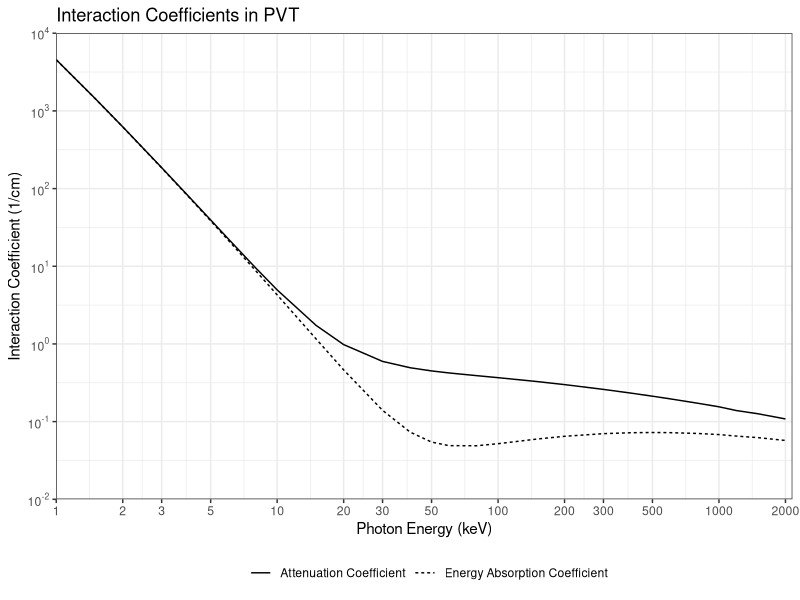

Recreate this plot in R.
library(ggplot2)

pvt_atten <-
    data.frame(
        E_MeV = c(
            1.0E-03, 1.5E-03, 2.0E-03, 3.0E-03, 4.0E-03, 5.0E-03, 6.0E-03,
            8.0E-03, 1.0E-02, 1.5E-02, 2.0E-02, 3.0E-02, 4.0E-02, 5.0E-02,
            6.0E-02, 8.0E-02, 1.0E-01, 1.5E-01, 2.0E-01, 3.0E-01, 4.0E-01,
            5.0E-01, 6.0E-01, 8.0E-01, 1.0E+00, 1.2E+00, 1.5E+00, 2.0E+00,
            3.0E+00, 4.0E+00, 5.0E+00, 6.0E+00, 8.0E+00, 1.0E+01, 1.5E+01,
            2.0E+01),
        mum = c(
            2.024E+03, 6.409E+02, 2.770E+02, 8.270E+01, 3.461E+01, 1.753E+01,
            1.005E+01, 4.220E+00, 2.204E+00, 7.705E-01, 4.358E-01, 2.647E-01,
            2.194E-01, 1.997E-01, 1.881E-01, 1.736E-01, 1.635E-01, 1.458E-01,
            1.331E-01, 1.155E-01, 1.034E-01, 9.443E-02, 8.732E-02, 7.668E-02,
            6.894E-02, 6.166E-02, 5.611E-02, 4.810E-02, 3.848E-02, 3.282E-02,
            2.907E-02, 2.641E-02, 2.290E-02, 2.069E-02, 1.770E-02, 1.624E-02),
        muenm = c(
            2.022E+03, 6.397E+02, 2.760E+02, 8.203E+01, 3.407E+01, 1.707E+01,
            9.650E+00, 3.883E+00, 1.903E+00, 5.158E-01, 2.059E-01, 6.210E-02,
            3.256E-02, 2.424E-02, 2.180E-02, 2.172E-02, 2.310E-02, 2.650E-02,
            2.876E-02, 3.110E-02, 3.197E-02, 3.218E-02, 3.204E-02, 3.128E-02,
            3.027E-02, 2.894E-02, 2.766E-02, 2.542E-02, 2.214E-02, 1.992E-02,
            1.835E-02, 1.718E-02, 1.558E-02, 1.455E-02, 1.309E-02, 1.236E-02)
    ) |>
    dplyr::mutate(
        E_keV = E_MeV * 1000,
        mu = mum * 2.250000,
        muen = muenm * 2.250000
    ) |>
    dplyr::filter(E_keV <= 2000) |>
    dplyr::select(-mum,-muenm, -E_MeV) |>
    tidyr::pivot_longer(
        cols = c("mu", "muen"),
        names_to = "type",
        values_to = "mu"
    ) |>
    dplyr::mutate(type = as.factor(type)) |>
    ggplot() +
    geom_line(
        mapping = aes(
            x = E_keV,
            y = mu,
            linetype = type
        )
    ) +
    scale_x_continuous(
        name = "Photon Energy (keV)",
        transform = "log10",
        limits = c(1,2150),
        expand = c(0,0),
        n.breaks = 15
    ) +
    scale_y_continuous(
        name = "Interaction Coefficient (1/cm)",
        transform = "log10",
        limits = c(1e-2,1e4),
        expand = c(0,0),
        n.breaks = 7,
        labels = scales::trans_format(
            "log10",
            scales::math_format(10^.x)
        )
    ) +
    scale_linetype_discrete(
        name = "",
        breaks = c("mu", "muen"),
        labels = c(
            "Attenuation Coefficient",
            "Energy Absorption Coefficient"
        )
    ) +
    ggtitle(
        "Interaction Coefficients in PVT"
    ) +
    theme_bw() +
    theme(
        legend.position = "bottom",
        strip.background = element_rect(
            fill = "white"
        )
    )

ggsave(
    paste(
        getwd(),
        "/",
        "data_raw/4_figure_generation/gg/",
        "fig-methods-pvt_atten.png",
        sep = ""
    ),
    plot = pvt_atten,
    width = 7,
    height = 5,
    units = "in",
    dpi = 1200
)
